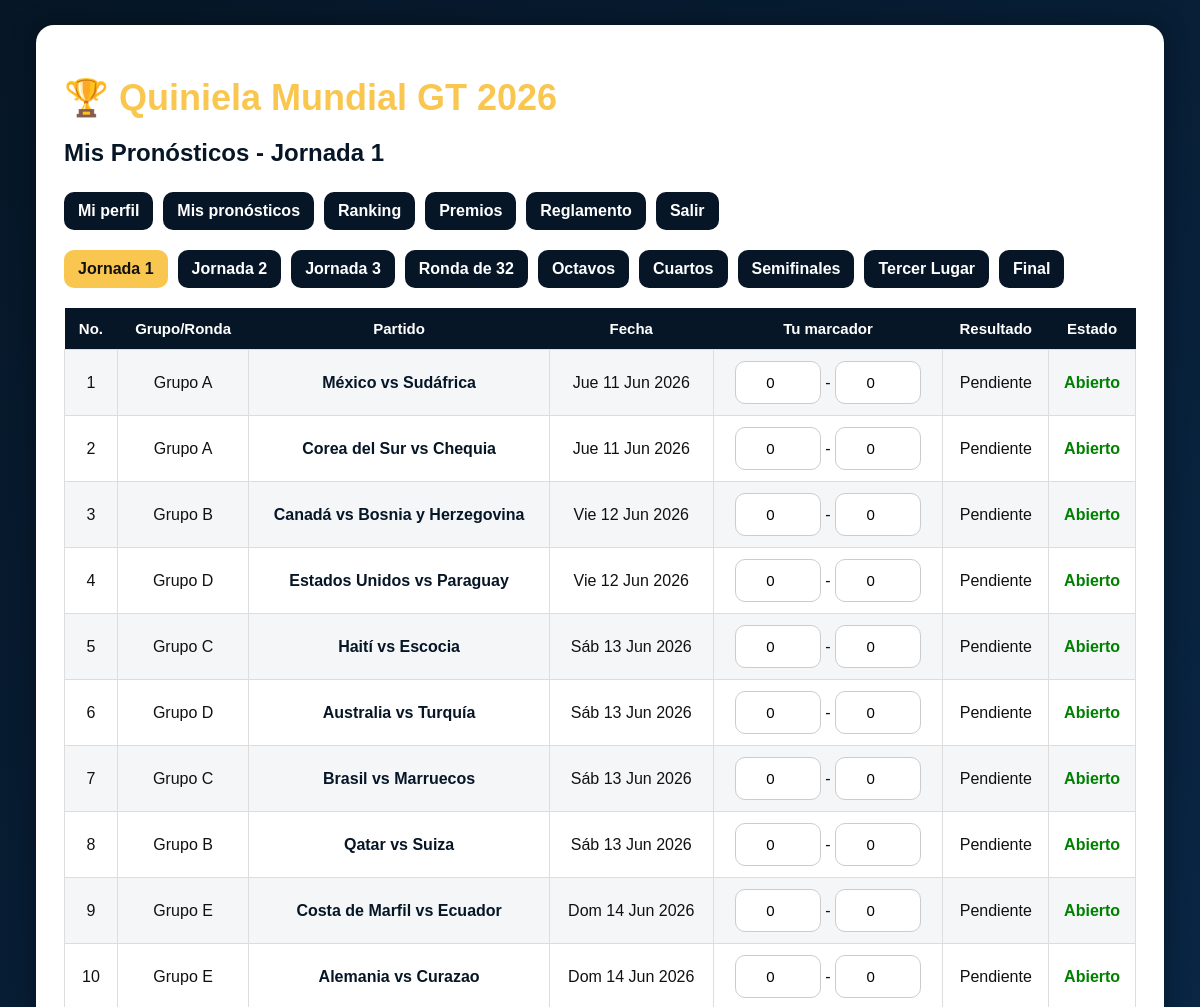
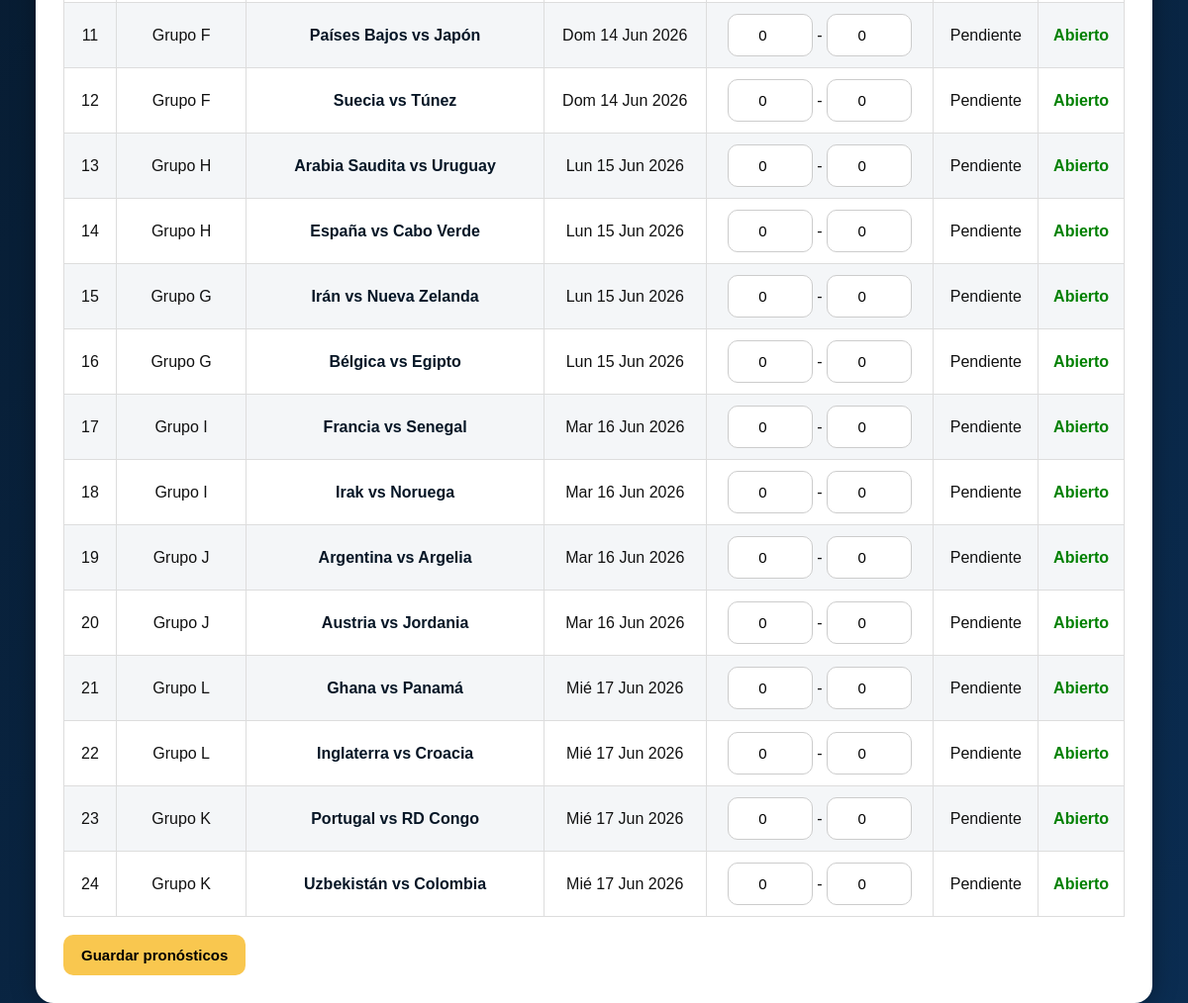
/pronosticos (signed in), run on the app's committed database (2 pictures, top to bottom).
### models.py (models this page shows)
class Partido(db.Model):
    __tablename__ = "partidos"
    id = db.Column(db.Integer, primary_key=True)
    etapa = db.Column(db.String(50))
    grupo = db.Column(db.String(50))
    numero = db.Column(db.Integer)
    equipo_local = db.Column(db.String(100))
    equipo_visitante = db.Column(db.String(100))
    fecha_texto = db.Column(db.String(100))
    fecha_hora = db.Column(db.DateTime)
    goles_local = db.Column(db.Integer)
    goles_visitante = db.Column(db.Integer)
    cerrado = db.Column(db.Boolean, default=False)

### app.py (the view, shortened to what this page needs)
@app.route("/pronosticos", methods=["GET", "POST"])
def pronosticos():
    usuario = usuario_actual()
    if not usuario:
        return redirect("/")
    etapa = request.args.get("etapa", "Jornada 1")
    partidos = Partido.query.filter_by(etapa=etapa).order_by(Partido.numero).all()
    etapas = [x[0] for x in db.session.query(Partido.etapa).distinct().all()]
    pronosticos_usuario = Pronostico.query.filter_by(usuario_id=usuario.id).all()
    pron_map = {p.partido_id: p for p in pronosticos_usuario}
    return render_template(
        "pronosticos.html",
        usuario=usuario,
        partidos=partidos,
        etapas=etapas,
        etapa=etapa,
        pron_map=pron_map
    )

### app.py (called while the page is built)
def usuario_actual():
    if "usuario_id" not in session:
        return None
    return Usuario.query.get(session["usuario_id"])

### templates/pronosticos.html (shortened to what this page needs)
<!DOCTYPE html>
<html>
<head>
    <link rel="stylesheet" href="{{ url_for('static', filename='css/style.css') }}">
</head>
<body>
<div class="container">
<div class="card">
<h1>🏆 Quiniela Mundial GT 2026</h1>
<h2>Mis Pronósticos - {{ etapa }}</h2>
<div class="nav">
    <a href="/dashboard">Mi perfil</a>
    <a href="/pronosticos">Mis pronósticos</a>
    <a href="/ranking">Ranking</a>
    <a href="/premios">Premios</a>
    <a href="/reglamento">Reglamento</a>
    <a href="/logout">Salir</a>
</div>
<div class="nav">
{% for e in etapas %}
    <a class="{% if e == etapa %}gold{% endif %}" href="/pronosticos?etapa={{ e }}">{{ e }}</a>
{% endfor %}
</div>
<form method="POST">
<table>
<tr><th>No.</th><th>Grupo/Ronda</th><th>Partido</th><th>Fecha</th><th>Tu marcador</th><th>Resultado</th><th>Estado</th></tr>
{% for p in partidos %}
{% set pron = pron_map.get(p.id) %}
<tr>
<td>{{ p.numero }}</td>
<td>{{ p.grupo }}</td>
<td class="match-name">{{ p.equipo_local }} vs {{ p.equipo_visitante }}</td>
<td>{{ p.fecha_texto or '-' }}</td>
<td>
{% if p.cerrado %}
    {{ pron.pron_local if pron else '-' }} - {{ pron.pron_visitante if pron else '-' }}
{% else %}
    <input class="score-input" type="number" min="0" name="local_{{ p.id }}" value="{{ pron.pron_local if pron else 0 }}"> -
    <input class="score-input" type="number" min="0" name="visita_{{ p.id }}" value="{{ pron.pron_visitante if pron else 0 }}">
{% endif %}
</td>
<td>{% if p.goles_local is not none %}{{ p.goles_local }} - {{ p.goles_visitante }}{% else %}Pendiente{% endif %}</td>
<td>{% if p.cerrado %}<span class="locked">Cerrado</span>{% else %}<span class="open">Abierto</span>{% endif %}</td>
</tr>
{% endfor %}
</table>
<br>
<button>Guardar pronósticos</button>
</form>
</div>
</div>
</body>
</html>

### static/css/style.css (style rules this page uses)
body { background: linear-gradient(135deg,#061626,#0b2d52); color:white; font-family: Arial, sans-serif; margin:0; }
.container { width:94%; margin:auto; padding:25px; }
.card { background:white; color:#111; padding:28px; border-radius:18px; box-shadow:0 0 25px rgba(0,0,0,.35); }
h1 { color:#f9c74f; font-size:36px; margin-bottom:10px; }
h2 { color:#061626; margin-bottom:25px; }
.nav { display:flex; flex-wrap:wrap; gap:10px; margin-bottom:20px; }
.nav a { background:#061626; color:white; padding:10px 14px; border-radius:10px; text-decoration:none; font-weight:bold; }
.nav a.gold { background:#f9c74f; color:#111; }
input { padding:12px; border-radius:10px; border:1px solid #ccc; color:#000; background:#fff; font-size:15px; }
button { background:#f9c74f; border:none; padding:12px 18px; border-radius:10px; cursor:pointer; font-weight:bold; font-size:15px; }
table { width:100%; border-collapse:collapse; margin-top:15px; }
th { background:#061626; color:white; padding:12px; font-size:15px; }
td { padding:11px; border:1px solid #ddd; text-align:center; }
tr:nth-child(even) { background:#f4f6f8; }
.match-name { font-weight:bold; color:#061626; }
.score-input { width:60px; text-align:center; }
.open { color:green; font-weight:bold; }

### data on the page
Partido: numero "1", grupo "Grupo A", equipo_local "México", equipo_visitante "Sudáfrica", fecha_texto "Jue 11 Jun 2026", pron_local "0", pron_visitante "0", shows "Pendiente", cerrado "Abierto"
Partido: numero "2", grupo "Grupo A", equipo_local "Corea del Sur", equipo_visitante "Chequia", fecha_texto "Jue 11 Jun 2026", pron_local "0", pron_visitante "0", shows "Pendiente", cerrado "Abierto"
Partido: numero "3", grupo "Grupo B", equipo_local "Canadá", equipo_visitante "Bosnia y Herzegovina", fecha_texto "Vie 12 Jun 2026", pron_local "0", pron_visitante "0", shows "Pendiente", cerrado "Abierto"
Partido: numero "4", grupo "Grupo D", equipo_local "Estados Unidos", equipo_visitante "Paraguay", fecha_texto "Vie 12 Jun 2026", pron_local "0", pron_visitante "0", shows "Pendiente", cerrado "Abierto"
Partido: numero "5", grupo "Grupo C", equipo_local "Haití", equipo_visitante "Escocia", fecha_texto "Sáb 13 Jun 2026", pron_local "0", pron_visitante "0", shows "Pendiente", cerrado "Abierto"
Partido: numero "6", grupo "Grupo D", equipo_local "Australia", equipo_visitante "Turquía", fecha_texto "Sáb 13 Jun 2026", pron_local "0", pron_visitante "0", shows "Pendiente", cerrado "Abierto"
Partido: numero "7", grupo "Grupo C", equipo_local "Brasil", equipo_visitante "Marruecos", fecha_texto "Sáb 13 Jun 2026", pron_local "0", pron_visitante "0", shows "Pendiente", cerrado "Abierto"
Partido: numero "8", grupo "Grupo B", equipo_local "Qatar", equipo_visitante "Suiza", fecha_texto "Sáb 13 Jun 2026", pron_local "0", pron_visitante "0", shows "Pendiente", cerrado "Abierto"
Partido: numero "9", grupo "Grupo E", equipo_local "Costa de Marfil", equipo_visitante "Ecuador", fecha_texto "Dom 14 Jun 2026", pron_local "0", pron_visitante "0", shows "Pendiente", cerrado "Abierto"
Partido: numero "10", grupo "Grupo E", equipo_local "Alemania", equipo_visitante "Curazao", fecha_texto "Dom 14 Jun 2026", pron_local "0", pron_visitante "0", shows "Pendiente", cerrado "Abierto"
Partido: numero "11", grupo "Grupo F", equipo_local "Países Bajos", equipo_visitante "Japón", fecha_texto "Dom 14 Jun 2026", pron_local "0", pron_visitante "0", shows "Pendiente", cerrado "Abierto"
Partido: numero "12", grupo "Grupo F", equipo_local "Suecia", equipo_visitante "Túnez", fecha_texto "Dom 14 Jun 2026", pron_local "0", pron_visitante "0", shows "Pendiente", cerrado "Abierto"
Partido: numero "13", grupo "Grupo H", equipo_local "Arabia Saudita", equipo_visitante "Uruguay", fecha_texto "Lun 15 Jun 2026", pron_local "0", pron_visitante "0", shows "Pendiente", cerrado "Abierto"
Partido: numero "14", grupo "Grupo H", equipo_local "España", equipo_visitante "Cabo Verde", fecha_texto "Lun 15 Jun 2026", pron_local "0", pron_visitante "0", shows "Pendiente", cerrado "Abierto"
Partido: numero "15", grupo "Grupo G", equipo_local "Irán", equipo_visitante "Nueva Zelanda", fecha_texto "Lun 15 Jun 2026", pron_local "0", pron_visitante "0", shows "Pendiente", cerrado "Abierto"
Partido: numero "16", grupo "Grupo G", equipo_local "Bélgica", equipo_visitante "Egipto", fecha_texto "Lun 15 Jun 2026", pron_local "0", pron_visitante "0", shows "Pendiente", cerrado "Abierto"
Partido: numero "17", grupo "Grupo I", equipo_local "Francia", equipo_visitante "Senegal", fecha_texto "Mar 16 Jun 2026", pron_local "0", pron_visitante "0", shows "Pendiente", cerrado "Abierto"
Partido: numero "18", grupo "Grupo I", equipo_local "Irak", equipo_visitante "Noruega", fecha_texto "Mar 16 Jun 2026", pron_local "0", pron_visitante "0", shows "Pendiente", cerrado "Abierto"
Partido: numero "19", grupo "Grupo J", equipo_local "Argentina", equipo_visitante "Argelia", fecha_texto "Mar 16 Jun 2026", pron_local "0", pron_visitante "0", shows "Pendiente", cerrado "Abierto"
Partido: numero "20", grupo "Grupo J", equipo_local "Austria", equipo_visitante "Jordania", fecha_texto "Mar 16 Jun 2026", pron_local "0", pron_visitante "0", shows "Pendiente", cerrado "Abierto"
Partido: numero "21", grupo "Grupo L", equipo_local "Ghana", equipo_visitante "Panamá", fecha_texto "Mié 17 Jun 2026", pron_local "0", pron_visitante "0", shows "Pendiente", cerrado "Abierto"
Partido: numero "22", grupo "Grupo L", equipo_local "Inglaterra", equipo_visitante "Croacia", fecha_texto "Mié 17 Jun 2026", pron_local "0", pron_visitante "0", shows "Pendiente", cerrado "Abierto"
Partido: numero "23", grupo "Grupo K", equipo_local "Portugal", equipo_visitante "RD Congo", fecha_texto "Mié 17 Jun 2026", pron_local "0", pron_visitante "0", shows "Pendiente", cerrado "Abierto"
Partido: numero "24", grupo "Grupo K", equipo_local "Uzbekistán", equipo_visitante "Colombia", fecha_texto "Mié 17 Jun 2026", pron_local "0", pron_visitante "0", shows "Pendiente", cerrado "Abierto"

### other printed values
{{ etapa }} "Jornada 1"
{{ e }} "Jornada 1" "Jornada 2" "Jornada 3" "Ronda de 32" "Octavos" "Cuartos" "Semifinales" "Tercer Lugar" "Final"
